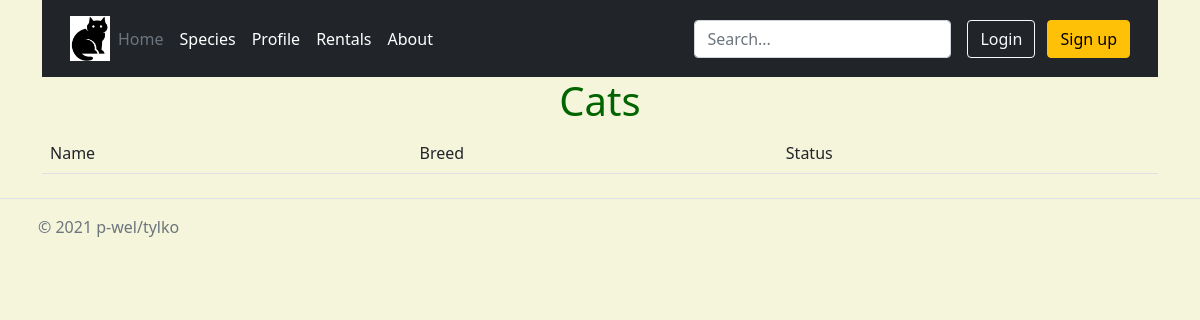
Before: /species/1/ with the older database file.
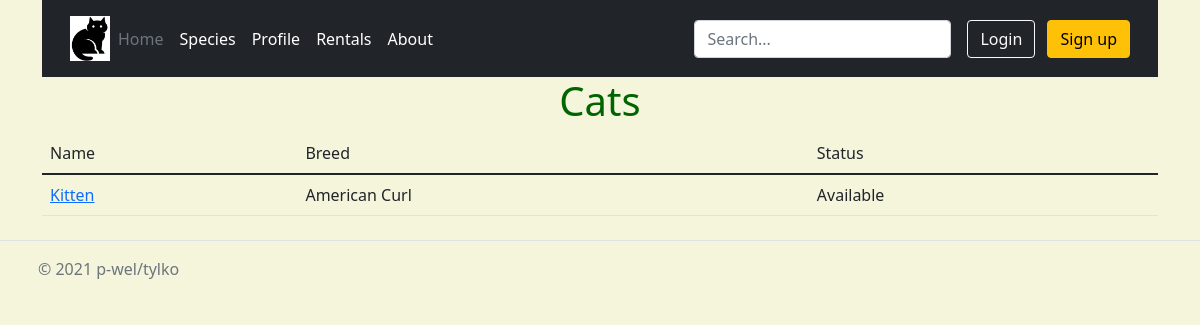
After: the same page with the newer database file.
### cats/models.py (models this page shows, shortened)
class TimeStamped(models.Model, CheckAddDateMixin):
    created = models.DateTimeField(auto_now_add=True)
    modified = models.DateTimeField(auto_now=True)
    class Meta:
        abstract = True

class Cat(TimeStamped):
    name = models.CharField(max_length=50)
    breed = models.ForeignKey('cats.Breed', on_delete=models.CASCADE)
    """
    <Species: Breeds>
    - House cat: American Curl, Sphinx, Ragamuffin, Siberian Cat, Persian Cat
    - Farm cat: Sheep's Cat, Barn Cat
    - Feral cat: Bengal Tiger, Lion, Cheetah, Jaguar, Leopard
    """
    description = models.TextField(default=None, blank=True)
    available = models.BooleanField(default=True)
    creation_date = models.DateTimeField(auto_now_add=True)
    modification_date = models.DateTimeField(auto_now=True)
    user = models.ManyToManyField("auth.User", blank=True)

class Breed(models.Model):
    name = models.CharField(max_length=50)
    description = models.TextField(default=None, blank=True)
    species = models.ForeignKey('cats.Species', on_delete=models.CASCADE)
    def __str__(self):
        return f"{self.name}"

### cats/views.py (the view)
# urls.py: path('species/<int:species_id>/', cats_list, name="list"),
def cats_list(request, species_id):
    breeds = Breed.objects.all()
    cats = Cat.objects.all()
    species = species_id
    context = {'breeds_list': breeds, 'cats_list': cats, 'species_id': species}
    return render(request, 'cats/cats_list.html', context)

### cats/templates/cats/cats_list.html (shortened to what this page needs)
{% extends 'base.html' %}
{% block content %}
    <h1>Cats</h1>
    <table class="table table-condensed">
        <thead>
        <td>Name</td>
        <td>Breed</td>
        <td>Status</td>
        </thead>
        {% for cat in cats_list %}
            {% if cat.breed.species_id == species_id %}
            <tr>
                <td><a href="{% url 'cats:details' cat.id %}">{{ cat.name }}</a></td>
                <td>{{ cat.breed }}</td>
                <td>{% if cat.available == True %}Available{% else %}Rented{% endif %}</td>
            </tr>
            {% endif %}
        {% endfor %}
    </table>
{% endblock %}

Changed rows visible on the page:
now on this page (row edited): Cat: name "Kitten", breed "American Curl", available "Available"
